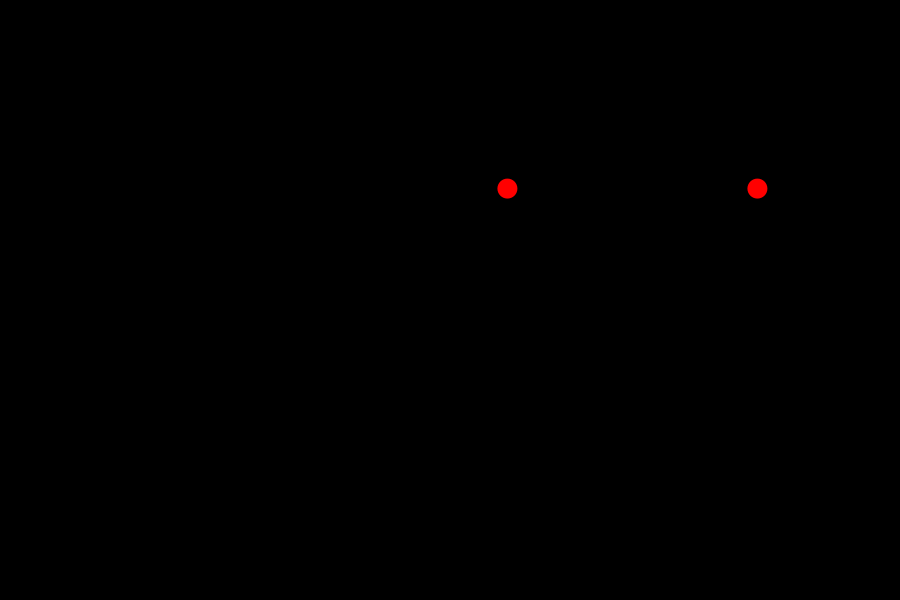
Frame 1 (no input)
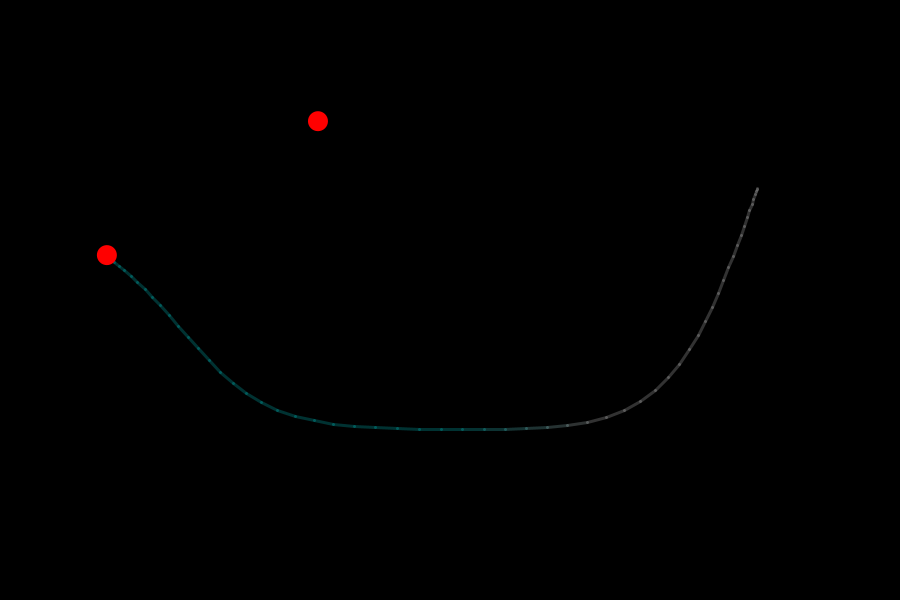
Frame 60 (the mouse pressed at the canvas centre just before this capture)
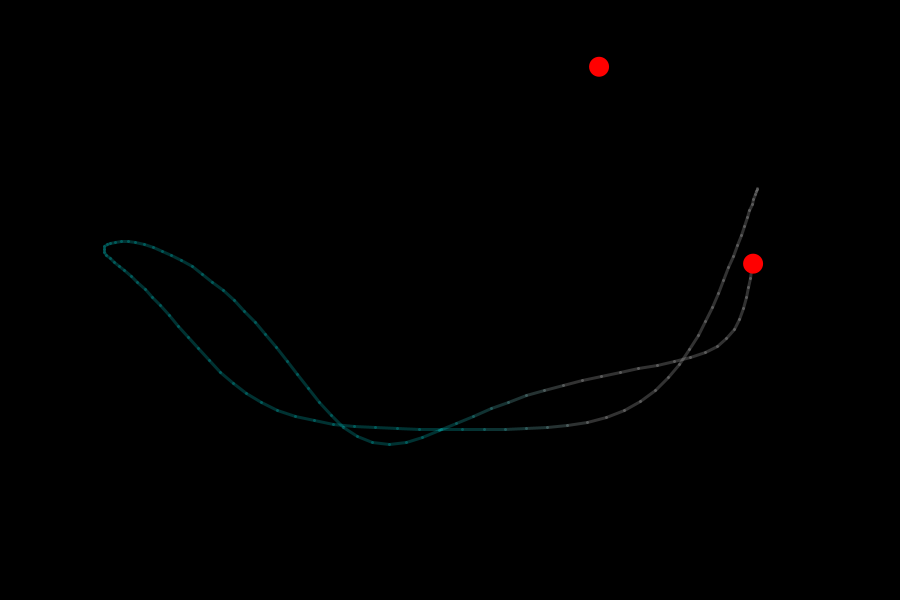
Frame 120 (the mouse held since frame 60 and released just before this capture)

The Processing sketch that drew these frames (run headless with seeded random() and noise(); from frame 60 on, the mouse is pressed at the canvas centre):

// Processing sketch: DoublePendulum
// ── DoublePendulum.pde
float r1 = 150;
float r2 = 250;
float m1 = 20;
float m2 = 20;

float ang1 = PI/8;
float ang2 = PI/2;

float ang1_vel = 0;
float ang2_vel = 0;

float px = -1;
float py = -1;

float cx;
float cy;



float g = 1;

PGraphics trails;

void setup() {
  size(900, 600);
  cx = width / 2;
  cy = 50;
  
  colorMode(HSB, 1.0);
  trails = createGraphics(width, height);
  trails.beginDraw();
  trails.background(0);
  trails.endDraw();
}

void draw() {
  //background(0);
  image(trails, 0, 0);
  stroke(255);
  strokeWeight(2);

  translate(cx, cy);

  float x1 = r1 * sin(ang1);
  float y1 = r1 * cos(ang1);  
  line(0, 0, x1, y1);
  fill(y1, width, width);
  ellipse(x1, y1, m1, m1);
  
  

  float x2 = r2 * sin(ang2) + x1;
  float y2 = r2 * cos(ang2) + y1;
  line(x1, y1, x2, y2);
  fill(y2, width, width);
  ellipse(x2, y2, m2, m2);
  
  
  
  
  float ang1_acc = calculateAccAngle1();
  float ang2_acc = calculateAccAngle2();

  applyPhysics(ang1_acc, ang2_acc);
  
  drawTrails(x2, y2);
  
  px = x2;
  py = y2;
  
  
}

void applyPhysics(float ang1_acc, float ang2_acc) {
  ang1_vel += ang1_acc;
  ang2_vel += ang2_acc;
  
  ang1_vel *= 0.999;
  ang2_vel *= 0.999;
  
  ang1 += ang1_vel;
  ang2 += ang2_vel;
  
  
  
}

void drawTrails(float x2, float y2) { 
  trails.beginDraw();
  trails.translate(cx, cy);
  trails.stroke(x2 * 2, width, y2 * 2, 50);
  trails.strokeWeight(3);
  if(frameCount > 1) {
    trails.line(px, py, x2, y2);
  }
  trails.endDraw();
}

float calculateAccAngle1() {
  // formula from https://www.myphysicslab.com/pendulum/double-pendulum-en.html
  // separated into blocks for better readability
  float num1 = -g * (2 * m1 + m2) * sin(ang1);
  float num2 = -m2 * g * sin(ang1-2*ang2);
  float num3 = -2*sin(ang1-ang2)*m2;
  float num4 = sq(ang2_vel) * r2 + sq(ang1_vel) * r1 *cos(ang1-ang2);
  float den = r1 * (2*m1+m2-m2*cos(2*ang1-2*ang1));
  
  return (num1 + num2 + num3*num4) / den;
}

float calculateAccAngle2() {
  float num1 = 2 * sin(ang1-ang2);
  float num2 = (sq(ang1_vel) * r1 * (m1 + m2));
  float num3 = g * (m1 + m2) * cos(ang1);
  float num4 = sq(ang2_vel) * r2 * m2 * cos(ang1-ang2);
  float den = r2 * (2*m1+m2-m2*cos(2*ang1-2*ang2));
  
  return num1 * (num2 + num3 + num4) / den;
}
